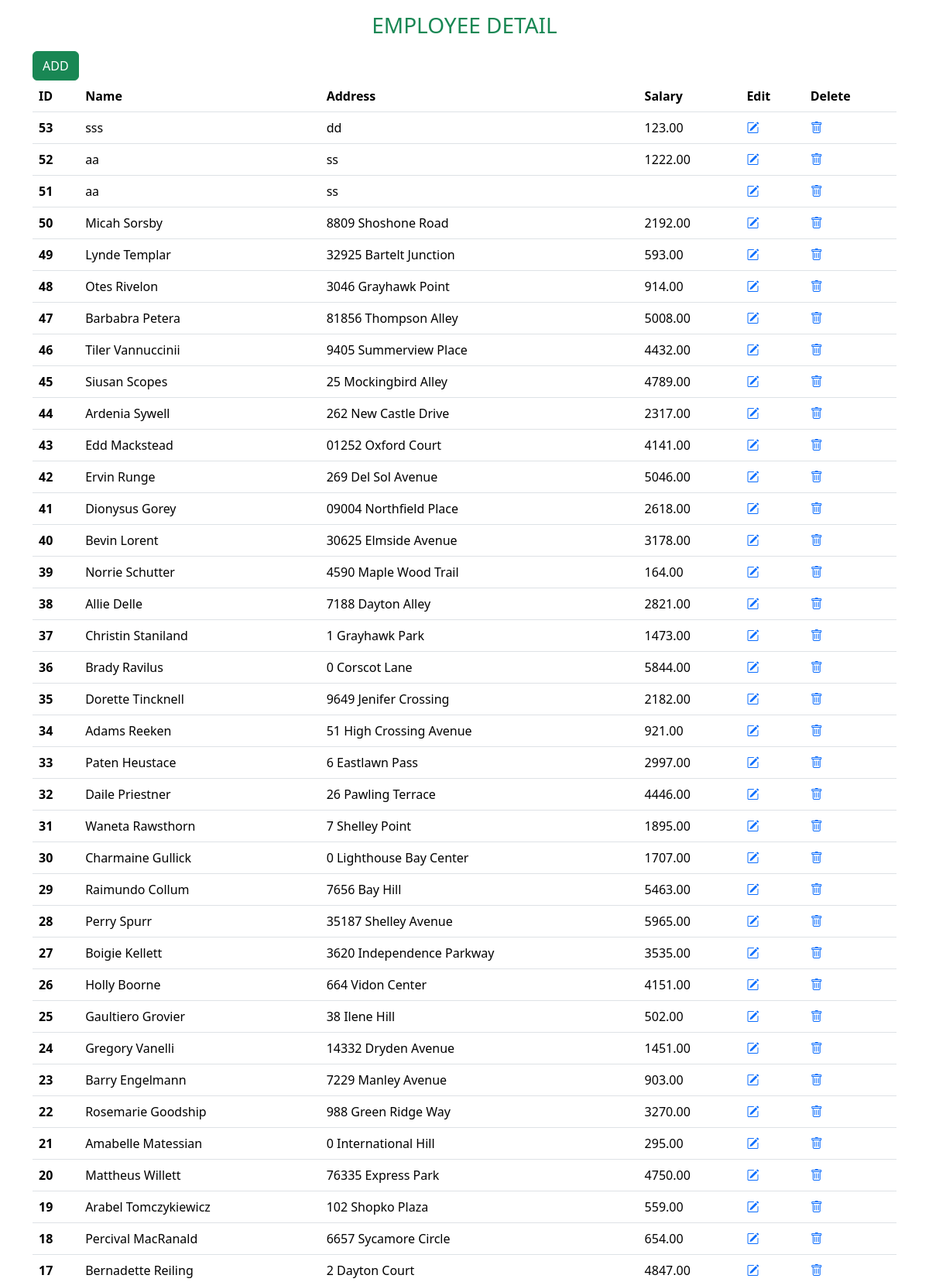
The page / (upper part) on the database its author committed.
### tables this page shows
CREATE TABLE `employees` (
  `ID` int(11) NOT NULL,
  `Name` varchar(50) NOT NULL,
  `Address` varchar(100) DEFAULT NULL,
  `Salary` decimal(10,2) DEFAULT NULL
);

### app/controllers/HomeController.php (called while the page is built)
<?php
require_once APP_ROOT.'/app/services/EmployeeService.php';
class HomeController{
    public function index(){
        $EmployeeService = new EmployeeService();
        $employee = $EmployeeService->getAllEmployee();
        include APP_ROOT.'/app/views/home/index.php';
    }
}

### app/services/EmployeeService.php (called while the page is built, shortened)
<?php
require_once APP_ROOT.'/app/models/Employee.php';
class EmployeeService{
    public function getAllEmployee(){
        try{
            $conn = new PDO('mysql:host=localhost;dbname=xproject', 'root',);
            $sql = "SELECT * FROM employees ORDER BY ID desc";
            $stmt = $conn->query($sql);
            while($row = $stmt->fetch()){
                $employee = new Employee( $row['ID'], $row['Name'], $row['Address'], $row['Salary']);
                $employees[] = $employee;
            }
            return $employees;
        }
        catch(PDOException $e){
            return $employees=[];
        }
    }
}

### app/models/Employee.php (called while the page is built, shortened)
<?php
class Employee{
    private $ID;
    private $Name;
    private $Address;
    private $Salary;
    public function __construct($ID,$Name, $Address, $Salary){
        $this->ID = $ID;
        $this->Name = $Name;
        $this->Address = $Address;
        $this->Salary = $Salary;
    }
    public function getID(){
        return $this->ID;
    }
    public function getName(){
        return $this->Name;
    }
    public function getAddress(){
        return $this->Address;
    }
    public function getSalary(){
        return $this->Salary;
    }
}

### app/views/home/index.php (the view, shortened to what this page needs)
<!doctype html>
<html lang="en">
  <head>
    <link href="https://cdn.jsdelivr.net/npm/bootstrap@5.3.1/dist/css/bootstrap.min.css" rel="stylesheet">
    <link rel="stylesheet" href="https://cdn.jsdelivr.net/npm/bootstrap-icons@1.10.5/font/bootstrap-icons.css">
</head>
  <body>
    <div class="container">
        <h3 class="text-center text-uppercase text-success my-3">Employee Detail</h3>
       <a class="btn btn-success" href="<?= DOMAIN.'/app/views/patient/add.php';?>">ADD</a>
        <table class="table">
  <thead>
    <tr>
      <th scope="col">ID</th>
      <th scope="col">Name</th>
      <th scope="col">Address</th>
      <th scope="col">Salary</th>
      <div class="action">
          <th scope="col">Edit</th>
            <th scope="col">Delete</th>
      </div>
    </tr>
  </thead>
  <tbody>
    <?php
        foreach($employee as $employees){
            ?>
            <tr>
                <th scope="row"><?= $employees->getID();?></th>
                <td><?= $employees->getName();?></td>
                <td><?= $employees->getAddress();?></td>
                <td><?= $employees->getSalary();?></td>
                <td>
                    <a href="<?= DOMAIN.'/app/views/patient/edit.php?id='.$employees->getID();?>"><i class="bi bi-pencil-square"></i></a>
                </td>
                <td>
                    <a href="<?= DOMAIN.'/app/views/patient/delete.php?id='.$employees->getID();?>"><i class="bi bi-trash"></i></a>
                </td>
            </tr>
     <?php
        }
    ?>
  </tbody>
</table>
    </div>
  </body>
</html>

### index.php (shortened to what this page needs)
<?php
$controller = isset($_GET['controller'])?$_GET['controller']:'home';
if($controller=='home'){
    require_once APP_ROOT.'/app/controllers/HomeController.php';
    $homeController = new HomeController();
    $homeController->index();
}else if($controller == 'employee'){
    require_once APP_ROOT.'/app/controllers/EmployeeController.php';
    $employeeController = new EmployeeController();
    $employeeController->index();
}else {
    echo "Not found";
}

### rows shown on the page
employees: ID "53", Name "sss", Address "dd", Salary "123.00"
employees: ID "52", Name "aa", Address "ss", Salary "1222.00"
employees: ID "51", Name "aa", Address "ss"
employees: ID "50", Name "Micah Sorsby", Address "8809 Shoshone Road", Salary "2192.00"
employees: ID "49", Name "Lynde Templar", Address "32925 Bartelt Junction", Salary "593.00"
employees: ID "48", Name "Otes Rivelon", Address "3046 Grayhawk Point", Salary "914.00"
employees: ID "47", Name "Barbabra Petera", Address "81856 Thompson Alley", Salary "5008.00"
employees: ID "46", Name "Tiler Vannuccinii", Address "9405 Summerview Place", Salary "4432.00"
employees: ID "45", Name "Siusan Scopes", Address "25 Mockingbird Alley", Salary "4789.00"
employees: ID "44", Name "Ardenia Sywell", Address "262 New Castle Drive", Salary "2317.00"
employees: ID "43", Name "Edd Mackstead", Address "01252 Oxford Court", Salary "4141.00"
employees: ID "42", Name "Ervin Runge", Address "269 Del Sol Avenue", Salary "5046.00"
employees: ID "41", Name "Dionysus Gorey", Address "09004 Northfield Place", Salary "2618.00"
employees: ID "40", Name "Bevin Lorent", Address "30625 Elmside Avenue", Salary "3178.00"
employees: ID "39", Name "Norrie Schutter", Address "4590 Maple Wood Trail", Salary "164.00"
employees: ID "38", Name "Allie Delle", Address "7188 Dayton Alley", Salary "2821.00"
employees: ID "37", Name "Christin Staniland", Address "1 Grayhawk Park", Salary "1473.00"
employees: ID "36", Name "Brady Ravilus", Address "0 Corscot Lane", Salary "5844.00"
employees: ID "35", Name "Dorette Tincknell", Address "9649 Jenifer Crossing", Salary "2182.00"
employees: ID "34", Name "Adams Reeken", Address "51 High Crossing Avenue", Salary "921.00"
employees: ID "33", Name "Paten Heustace", Address "6 Eastlawn Pass", Salary "2997.00"
employees: ID "32", Name "Daile Priestner", Address "26 Pawling Terrace", Salary "4446.00"
employees: ID "31", Name "Waneta Rawsthorn", Address "7 Shelley Point", Salary "1895.00"
employees: ID "30", Name "Charmaine Gullick", Address "0 Lighthouse Bay Center", Salary "1707.00"
employees: ID "29", Name "Raimundo Collum", Address "7656 Bay Hill", Salary "5463.00"
employees: ID "28", Name "Perry Spurr", Address "35187 Shelley Avenue", Salary "5965.00"
employees: ID "27", Name "Boigie Kellett", Address "3620 Independence Parkway", Salary "3535.00"
employees: ID "26", Name "Holly Boorne", Address "664 Vidon Center", Salary "4151.00"
employees: ID "25", Name "Gaultiero Grovier", Address "38 Ilene Hill", Salary "502.00"
employees: ID "24", Name "Gregory Vanelli", Address "14332 Dryden Avenue", Salary "1451.00"
employees: ID "23", Name "Barry Engelmann", Address "7229 Manley Avenue", Salary "903.00"
employees: ID "22", Name "Rosemarie Goodship", Address "988 Green Ridge Way", Salary "3270.00"
employees: ID "21", Name "Amabelle Matessian", Address "0 International Hill", Salary "295.00"
employees: ID "20", Name "Mattheus Willett", Address "76335 Express Park", Salary "4750.00"
employees: ID "19", Name "Arabel Tomczykiewicz", Address "102 Shopko Plaza", Salary "559.00"
employees: ID "18", Name "Percival MacRanald", Address "6657 Sycamore Circle", Salary "654.00"
employees: ID "17", Name "Bernadette Reiling", Address "2 Dayton Court", Salary "4847.00"
